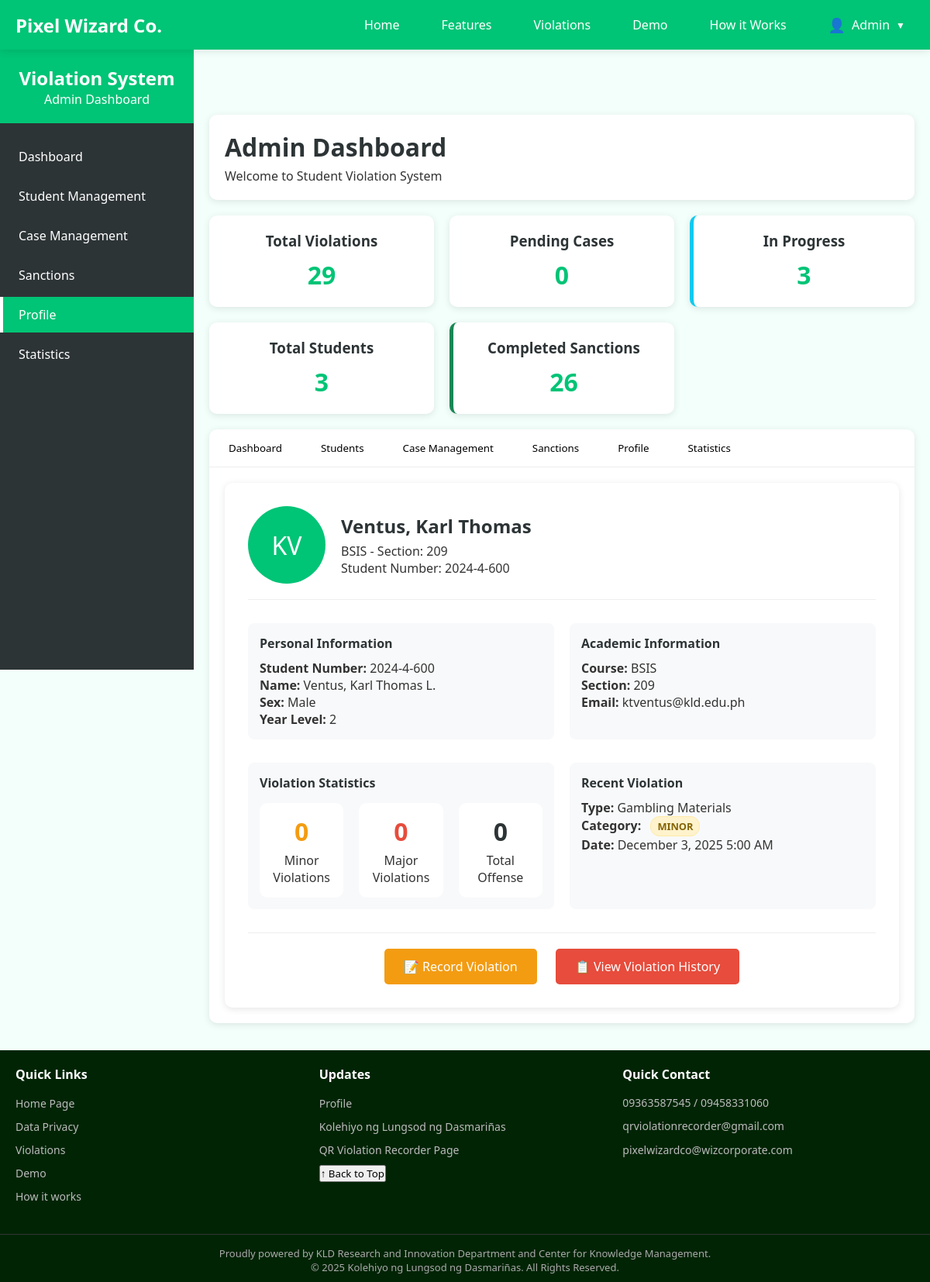
The page /admin_db.php?student_id=2024-4-600 (signed in) on the database its author committed.
### tables this page shows
CREATE TABLE `student_profiles` (
  `id` int(11) NOT NULL,
  `user_id` int(11) NOT NULL,
  `surname` varchar(100) DEFAULT NULL,
  `firstname` varchar(100) DEFAULT NULL,
  `middle_initial` varchar(5) DEFAULT NULL,
  `student_number` varchar(30) DEFAULT NULL,
  `sex` varchar(20) DEFAULT NULL,
  `course` varchar(10) DEFAULT NULL,
  `section` varchar(10) DEFAULT NULL,
  `qr_code` varchar(255) DEFAULT NULL,
  `created_at` timestamp NOT NULL DEFAULT current_timestamp(),
  `year_level` varchar(10) DEFAULT NULL
);

CREATE TABLE `users` (
  `id` int(11) NOT NULL,
  `full_name` varchar(100) NOT NULL,
  `email` varchar(150) NOT NULL,
  `password` varchar(255) NOT NULL,
  `created_at` timestamp NOT NULL DEFAULT current_timestamp(),
  `completed_setup` tinyint(1) NOT NULL DEFAULT 0,
  `otp_code` varchar(6) DEFAULT NULL,
  `otp_expires_at` datetime DEFAULT NULL,
  `profile_completed` tinyint(1) DEFAULT 0
);

CREATE TABLE `violations` (
  `id` int(11) NOT NULL,
  `user_id` int(11) NOT NULL,
  `recorded_by` int(11) NOT NULL,
  `admin_id` int(11) DEFAULT NULL,
  `staff_id` int(11) DEFAULT NULL,
  `user_type` enum('admin','staff') NOT NULL,
  `violation_type` varchar(255) NOT NULL,
  `violation_category` enum('minor','major') NOT NULL DEFAULT 'minor',
  `description` text DEFAULT NULL,
  `proof_filename` varchar(255) DEFAULT NULL,
  `status` enum('pending','under_review','resolved','dismissed') NOT NULL DEFAULT 'pending',
  `created_at` datetime DEFAULT current_timestamp(),
  `resolved_at` datetime DEFAULT NULL,
  `resolved_by` int(11) DEFAULT NULL,
  `resolution_notes` text DEFAULT NULL
);

### admin_db.php (the view, shortened to what the rows shown need)
<?php
require_once 'database.php';
require_once 'admin_function.php';
$student_id = $_GET['student_id'] ?? '';
$student_data = null;
$violation_counts = null;
$recent_violation = null;
if ($student_id) {
    $student_data = getStudentData($student_id, $conn);
    if ($student_data) {
        $violation_counts = getViolationCounts($student_data['user_id'], $conn);
        $recent_violation = getRecentViolation($student_data['user_id'], $conn);
    }
}
?>
<!DOCTYPE html>
<html lang="en">
<head>
    <link rel="stylesheet" href="admin_styles.css">
    <link rel="stylesheet" href="admin_responsive.css">
      <link rel="stylesheet" href="https://cdnjs.cloudflare.com/ajax/libs/font-awesome/6.4.0/css/all.min.css">
</head>
<body>
    <div class="dashboard-container">
        <div class="sidebar">
            <div class="sidebar-header">
                <h2>Violation System</h2>
            </div>
        </div>
        <div class="main-content">
            <div class="header">
                <div class="header-info">
                    <h1>Admin Dashboard</h1>
                </div>
            </div>
            <div class="tabs">
                <div id="profile" class="tab-content">
                    <?php if ($student_id && $student_data): ?>
                        <div class="profile-section">
                            <div class="profile-header">
                                <div class="profile-avatar" id="profileAvatar">
                                    <?php
                                    $firstname = $student_data['firstname'] ?? '';
                                    $surname = $student_data['surname'] ?? '';
                                    if ($firstname && $surname) {
                                        echo strtoupper(substr($firstname, 0, 1) . substr($surname, 0, 1));
                                    } else {
                                        echo 'ST';
                                    }
                                    ?>
                                </div>
                                <div class="profile-info">
                                    <h2 id="profileName">
                                        <?php
                                        if ($student_data['surname'] && $student_data['firstname']) {
                                            echo htmlspecialchars($student_data['surname'] . ', ' . $student_data['firstname']);
                                        } else {
                                            echo 'Student Profile';
                                        }
                                        ?>
                                    </h2>
                                    <p id="profileCourse">
                                        <?php
                                        if ($student_data['course']) {
                                            echo htmlspecialchars($student_data['course']);
                                            if ($student_data['section']) {
                                                echo ' - Section: ' . htmlspecialchars($student_data['section']);
                                            }
                                        } else {
                                            echo 'Course information not available';
                                        }
                                        ?>
                                    </p>
                                    <p id="profileSection">Student Number: <?php echo htmlspecialchars($student_data['student_number']); ?></p>
                                </div>
                            </div>
                            <div class="profile-details">
                                <div class="detail-group">
                                    <h4>Personal Information</h4>
                                    <p><strong>Student Number:</strong> <span id="profileId"><?php echo htmlspecialchars($student_data['student_number']); ?></span></p>
                                    <p><strong>Name:</strong>
                                        <span id="profileNameFull">
                                            <?php
                                            if ($student_data['surname'] && $student_data['firstname']) {
                                                echo htmlspecialchars($student_data['surname'] . ', ' . $student_data['firstname']);
                                                if (!empty($student_data['middle_initial'])) {
                                                    echo ' ' . htmlspecialchars($student_data['middle_initial']) . '.';
                                                }
                                            } else {
                                                echo 'Name not set';
                                            }
                                            ?>
                                        </span>
                                    </p>
                                    <p><strong>Sex:</strong> <span id="profileSex"><?php echo htmlspecialchars($student_data['sex'] ?? 'Not specified'); ?></span></p>
                                    <p><strong>Year Level:</strong> <span id="profileYearLevel"><?php echo htmlspecialchars($student_data['year_level'] ?? 'Not specified'); ?></span></p>
                                </div>
                                <div class="detail-group">
                                    <h4>Academic Information</h4>
                                    <p><strong>Course:</strong> <span id="profileCourseFull"><?php echo htmlspecialchars($student_data['course'] ?? 'Not specified'); ?></span></p>
                                    <p><strong>Section:</strong> <span id="profileSectionFull"><?php echo htmlspecialchars($student_data['section'] ?? 'Not specified'); ?></span></p>
                                    <p><strong>Email:</strong> <span id="profileEmail"><?php echo htmlspecialchars($student_data['email'] ?? 'Not specified'); ?></span></p>
                                </div>
                            </div>
                            <div class="profile-details">
                                <div class="detail-group">
                                    <h4>Violation Statistics</h4>
                                    <div class="violation-stats">
                                        <div class="stat-box minor-count">
                                            <div class="stat-value"><?php echo $violation_counts['minor_total']; ?></div>
                                            <div>Minor Violations</div>
                                        </div>
                                        <div class="stat-box major-count">
                                            <div class="stat-value"><?php echo $violation_counts['major_total']; ?></div>
                                            <div>Major Violations</div>
                                        </div>
                                        <div class="stat-box total-count">
                                            <div class="stat-value"><?php echo $violation_counts['total_violations']; ?></div>
                                            <div>Total Offense</div>
                                        </div>
                                    </div>
                                </div>
                                <div class="detail-group">
                                    <h4>Recent Violation</h4>
                                    <?php if ($recent_violation): ?>
                                        <p><strong>Type:</strong> <?php echo htmlspecialchars($recent_violation['violation_type']); ?></p>
                                        <p><strong>Category:</strong>
                                            <span class="violation-category-badge violation-category-<?= $recent_violation['violation_category'] ?>">
                                                <?= strtoupper($recent_violation['violation_category']) ?>
                                            </span>
                                        </p>
                                        <p><strong>Date:</strong> <?php echo date("F j, Y g:i A", strtotime($recent_violation['created_at'])); ?></p>
                                    <?php else: ?>
                                        <p>No violations recorded</p>
                                    <?php endif; ?>
                                </div>
                            </div>
                            <div class="violation-actions">
                                <button class="btn btn-warning" onclick="recordViolation('<?php echo $student_data['user_id']; ?>')">
                                    📝 Record Violation
                                </button>
                                <button class="btn btn-danger" onclick="viewViolationHistory('<?php echo $student_data['user_id']; ?>')">
                                    📋 View Violation History
                                </button>
                            </div>
                        </div>
                    <?php endif; ?>
                </div>
            </div>
        </div>
    </div>
</body>
</html>
</body>
</html>

### rows shown on the page
student_profiles: firstname+surname "KV", surname+firstname "Ventus, Karl Thomas", course "BSIS", section "209", student_number "2024-4-600", middle_initial "L", sex "Male", year_level "2", user.email "ktventus@kld.edu.ph"
violations: violation_type "Gambling Materials", violation_category "MINOR", created_at "December 3, 2025 5:00 AM"

### other values the page prints
$total_violations "29"
$pending_cases "0"
$in_progress_sanctions "3"
$total_students "3"
$completed_sanctions "26"
$violation_counts['minor_total'] "0"
$violation_counts['major_total'] "0"
$violation_counts['total_violations'] "0"
